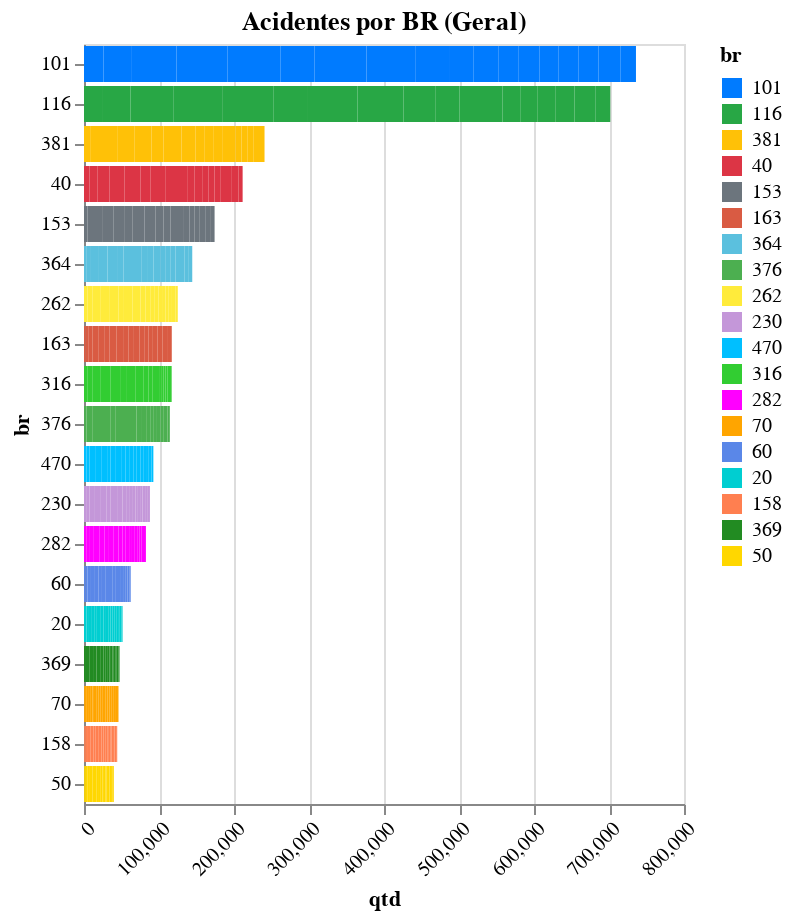

Source (notebook cell):
### Code cell
grafico_aba_03 = gera_grafico_barras_horizontal_por_br('Acidentes por BR (Geral)', df_acidentes_br_geral)

# Exibir o gráfico de barras empilhadas
grafico_aba_03

### Figure 1 — Vega-Lite specification as saved in the notebook (floating-point values rounded to 4 significant figures; data arrays with more than 128 entries replaced by an {"elided": "..."} marker saying what was removed)
{"config": {"view": {"continuousWidth": 300, "continuousHeight": 300}}, "data": {"name": "data-6c8d32e9b46a2c4ce5381bbff424adb4"}, "mark": {"type": "bar"}, "encoding": {"color": {"field": "br", "scale": {"domain": [101, 116, 381, 40, 153, 163, 364, 376, 262, 230, 470, 316, 282, 70, 60, 20, 158, 369, 50], "range": ["#007bff", "#28a745", "#ffc107", "#dc3545", "#6c757d", "#d95b43", "#5bc0de", "#4caf50", "#ffeb3b", "#c497d9", "#00BFFF", "#32CD32", "#FF00FF", "#FFA500", "#5A87E8", "#00CED1", "#FF7F50", "#228B22", "#FFD700", "#000080", "#FF1493", "#4B0082", "#8A2BE2", "#7FFF00", "#00FFFF", "#008000"]}, "type": "nominal"}, "tooltip": [{"field": "br", "type": "quantitative"}, {"field": "qtd", "type": "quantitative"}], "x": {"axis": {"labelAngle": -45}, "field": "qtd", "type": "quantitative"}, "y": {"axis": {"labelLimit": 200}, "field": "br", "sort": "-x", "type": "nominal"}}, "params": [{"name": "param_8", "select": {"type": "interval", "encodings": ["x", "y"]}, "bind": "scales"}], "title": "Acidentes por BR (Geral)", "$schema": "https://vega.github.io/schema/vega-lite/v5.17.0.json", "datasets": {"data-6c8d32e9b46a2c4ce5381bbff424adb4": {"elided": "340 records"}}}
